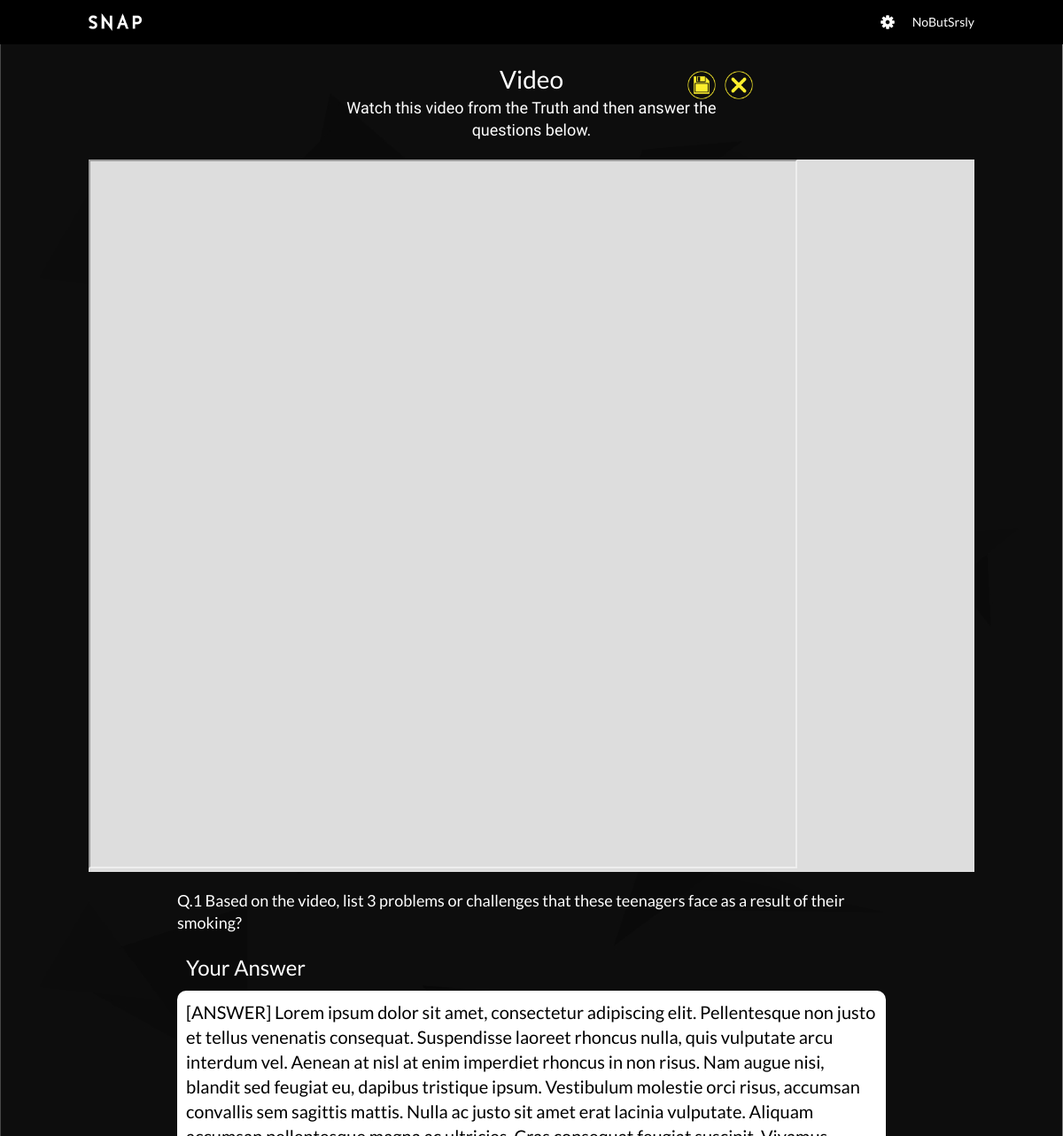
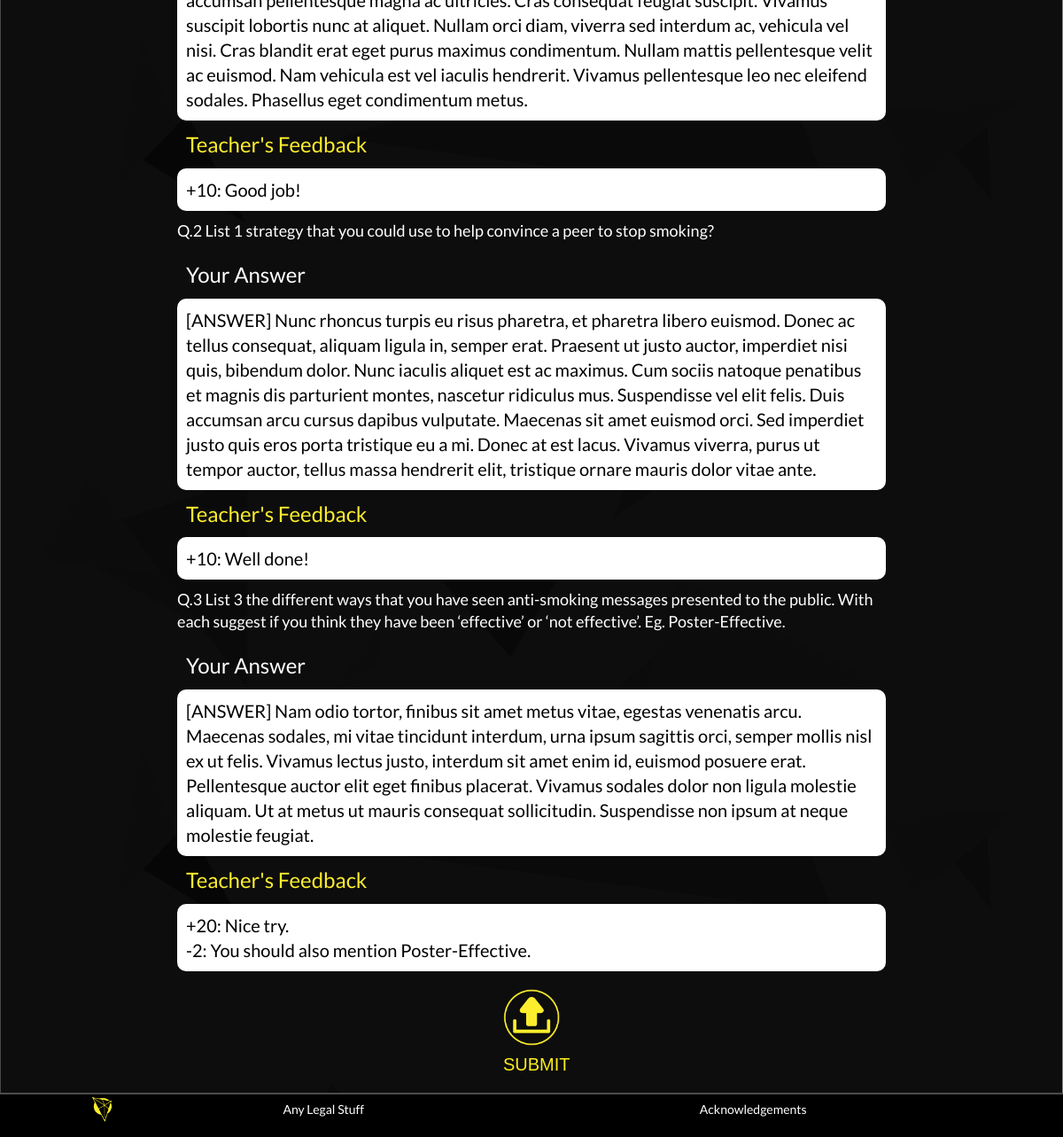
Screenshot of /student/video.php?quiz_id=3 (signed in) with the database file from the repository (2 pictures, top to bottom).
### tables this page shows
CREATE TABLE IF NOT EXISTS `Learning_Material` (
    QuizID MEDIUMINT,
    Content LONGTEXT,
    Excluded MEDIUMINT DEFAULT 0,
    CONSTRAINT Learning_Material_QuizID_PK PRIMARY KEY (QuizID),
    CONSTRAINT Learning_Material_QuizID_FK FOREIGN KEY (QuizID)
        REFERENCES Quiz (QuizID)
        ON DELETE CASCADE ON UPDATE CASCADE
);

CREATE TABLE IF NOT EXISTS `SAQ_Question_Record` (
    StudentID MEDIUMINT,
    SAQID MEDIUMINT,
    Answer TEXT,
    Feedback TEXT,
    Grading MEDIUMINT,
    CONSTRAINT SAQ_Question_Record_PK PRIMARY KEY (StudentID , SAQID),
    CONSTRAINT SAQ_Question_Record_StudentID_FK FOREIGN KEY (StudentID)
        REFERENCES Student (StudentID)
        ON DELETE CASCADE ON UPDATE CASCADE,
    CONSTRAINT SAQ_Question_Record_SAQID_FK FOREIGN KEY (SAQID)
        REFERENCES SAQ_Question (SAQID)
        ON DELETE CASCADE ON UPDATE CASCADE
);

CREATE TABLE IF NOT EXISTS `SAQ_Question` (
    SAQID MEDIUMINT AUTO_INCREMENT,
    Question TEXT,
    Points MEDIUMINT,
    QuizID MEDIUMINT,
    CONSTRAINT SAQ_Question_SAQID_PK PRIMARY KEY (SAQID),
    CONSTRAINT SAQ_Question_QuizID_FK FOREIGN KEY (QuizID)
        REFERENCES SAQ_Section (QuizID)
        ON DELETE CASCADE ON UPDATE CASCADE
);

### mysql-lib.php (called while the page is built, shortened)
<?php
function getWeekByQuiz(PDO $conn, $quizID)
{
    return getQuiz($conn, $quizID)->Week;
}
function getQuiz(PDO $conn, $quizID)
{
    return getRecord($conn, $quizID, "Quiz");
}
function getSAQQuestions(PDO $conn, $quizID)
{
    $saqQuesSql = "SELECT *
                    FROM SAQ_Section NATURAL JOIN SAQ_Question
                    WHERE QuizID = ?
                    ORDER BY SAQID";
    $saqQuesQuery = $conn->prepare($saqQuesSql);
    $saqQuesQuery->execute(array($quizID));
    $saqQuesResult = $saqQuesQuery->fetchAll(PDO::FETCH_OBJ);
    return $saqQuesResult;
}
function getLearningMaterial(PDO $conn, $quizID)
{
    return getRecord($conn, $quizID, "Learning_Material", array("Quiz", "Topic"));
}
function getQuizStatus(PDO $conn, $quizID, $studentID)
{
    $statusSql = "SELECT COUNT(*) FROM Quiz_Record
					  WHERE QuizID = ? AND StudentID = ?";
    $statusQuery = $conn->prepare($statusSql);
    $statusQuery->execute(array($quizID, $studentID));
    if ($statusQuery->fetchColumn() == 1) {
        $statusSql = "SELECT `Status` FROM Quiz_Record
						  WHERE QuizID = ? AND StudentID = ?";
        $statusQuery = $conn->prepare($statusSql);
        $statusQuery->execute(array($quizID, $studentID));
        $statusResult = $statusQuery->fetch(PDO::FETCH_OBJ);
        return $statusResult->Status;
    } else {
        return "UNANSWERED";
    }
}
function getSAQRecords(PDO $conn, $quizID, $studentID)
{
    $saqQuesRecordSql = "SELECT StudentID, SAQID, Answer, Feedback, Grading
                   FROM   SAQ_Question_Record NATURAL JOIN SAQ_Question
                   WHERE  QuizID = ? AND StudentID = ?
                   ORDER BY SAQID";
    $saqQuesRecordQuery = $conn->prepare($saqQuesRecordSql);
    $saqQuesRecordQuery->execute(array($quizID, $studentID));
    $saqQuesRecordResult = $saqQuesRecordQuery->fetchAll(PDO::FETCH_OBJ);
    return $saqQuesRecordResult;
}
function getTablePK(PDO $conn, $tableName)
{
    $tableSql = "SHOW KEYS FROM $tableName WHERE Key_name = 'PRIMARY'";
    $tableQuery = $conn->prepare($tableSql);
    $tableQuery->execute();
    $tableResult = $tableQuery->fetchAll(PDO::FETCH_OBJ);
    $tablePK = $tableResult[0]->Column_name;
    return $tablePK;
}
function getRecord(PDO $conn, $recordID, $tableName, array $joinTables = null)
{
    $tablePK = getTablePK($conn, $tableName);
    $tableSql = "SELECT COUNT(*)
				 FROM $tableName
				 WHERE $tablePK = ?";
    $tableQuery = $conn->prepare($tableSql);
    $tableQuery->execute(array($recordID));
    $tableSql = "SELECT * FROM $tableName";
    if ($joinTables != null) {
        foreach ($joinTables as $joinTable) {
            $tableSql .= " NATURAL JOIN " . $joinTable;
        }
    }
    $tableSql .= " WHERE $tablePK = ?";
    $tableQuery = $conn->prepare($tableSql);
    $tableQuery->execute(array($recordID));
    $tableResult = $tableQuery->fetch(PDO::FETCH_OBJ);
    return $tableResult;
}
?>

### student/video.php (the view, shortened to what this page needs)
<?php
    require_once("../mysql-lib.php");
    $pageName = "video";
    if($_SERVER["REQUEST_METHOD"] == "GET"){
        if(isset($_GET["quiz_id"])){
            $quizID = $_GET["quiz_id"];
        } else{
        }
    } else {
    }
    $conn = null;
    try {
        $conn = db_connect();
        $week = getWeekByQuiz($conn, $quizID);
        $status = getQuizStatus($conn, $quizID, $studentID);
        $mediaContent = getLearningMaterial($conn, $quizID);
        $mediaQuestions = getSAQQuestions($conn, $quizID);
        if ($status != "UNANSWERED") {
            $mediaRecords = getSAQRecords($conn, $quizID, $studentID);
        }
    } catch(Exception $e) {
        if($conn != null) {
            db_close($conn);
        }
        debug_err($pageName, $e);
        exit;
    }
?>
<!DOCTYPE html>
<html lang="en">
<head>
    <link rel="stylesheet" href="./css/common.css">
</head>
<body>
<div class="page-wrapper">
    <div class="header-wrapper">
        <div class="header">
            <a class="home-link">SNAP</a>
            <div class="settings">
                <div class="setting-icon dropdown">
                </div>
                <a href="#" class="setting-text">NoButSrsly</a>
            </div>
        </div>
    </div>
    <div class="content-wrapper">
        <div class="video-container">
            <div class="video-header">
                <h2 class="h2 video-title">Video</h2>
                <div class="p1 video-prompt">
                    Watch this video from the Truth and then answer the questions below.
                </div>
            </div>
            <div class="video-content">
                <?php echo htmlspecialchars_decode($mediaContent->Content) ?>
            </div>
        </div>
        <div class="question-container">
            <form class="question-form ">
<?php
            for($i = 0; $i < count($mediaQuestions); $i++) { ?>
                <label class="question-item">
                    <span class="question-title h5"><?php echo 'Q.'.($i+1).' '.$mediaQuestions[$i]->Question ?></span>
                        <span class="question-content">
<?php               switch ($status) {
                        case "UNANSWERED": ?>
<?php                       break;
                        case "GRADED": ?>
                            <div class="feedback-title">Your Answer</div>
                            <div class="feedback-content"><?php echo $mediaRecords[$i]->Answer ?></div>
                            <div class="feedback-title feedback-title-hilight">Teacher's Feedback</div>
                            <div class="feedback-content"><?php echo $mediaRecords[$i]->Feedback ?></div>
<?php                       break;
                    } ?>
                        </span>
                </label>
<?php       } ?>
<?php
            if($status=="UNGRADED" || $status=="GRADED") { ?>
                <button type="submit" class="question-submit" disabled="disabled">
                    <span class="question-submit-icon"></span>
                    SUBMIT
                </button>
<?php       } ?>
            </form>
        </div>
    </div>
    <ul class="task-operation">
        <li class="save-task">
            <a href="javascript:;" title="Save"></a>
        </li>
        <li class="cancel-task">
            <a href="#" title="Cancel Task"></a>
        </li>
    </ul>
    <div class="footer-wrapper">
        <div class="footer">
            <div class="footer-content">
                <a href="#" class="footer-logo"></a>
                <ul class="footer-nav">
                    <li class="footer-nav-item"><a href="#">Any Legal Stuff</a></li>
                    <li class="footer-nav-item"><a href="#">Acknowledgements</a></li>
                </ul>
            </div>
        </div>
    </div>
</div>
</body>
</html>

### student/css/common.css (style rules this page uses)
html { box-sizing: border-box; }
*, *::before, *::after { box-sizing: inherit; margin: 0; padding: 0; }
body { -webkit-font-smoothing: antialiased; -moz-osx-font-smoothing: grayscale; font-family: 'Lato', sans-serif; font-size: 14px; line-height: 1.4; color: #fff; overflow-x: hidden; background-size: 100% 100%; background-image: url("../img/main_background.jpg"); }
ul, ol { list-style: none; margin: 0; padding: 0; }
a { color: #fff; text-decoration: none; }
h2 { font-weight: normal; }
html, body { height: 100%; }
.page-wrapper { height: 100%; padding-top: 50px; }
.header-wrapper { position: fixed; top: 0; left: 0; right: 0; height: 50px; z-index: 1024; background-color: #000; }
.content-wrapper { min-height: calc(100% - 50px); }
.footer-wrapper { height: 50px; }
.h1, .h2, .h3, .h4, .h5 { font-family: Lato, serif; }
.h2 { font-size: 28px; }
.h5 { font-size: 18px; }
.p1, .p2, .p3 { font-family: Maitree, serif; }
.p1 { font-size: 18px; }
.header { font-family: 'Lato', sans-serif; height: 50px; max-width: 1000px; margin: 0 auto; }
.home-link { float: left; text-indent: -9999em; width: 60px; height: 20px; background-size: 100% 100%; margin-top: 15px; background-image: url("../img/snap_single_wordform_white.png"); }
.settings { float: right; }
.setting-icon { float: left; margin-top: 17px; margin-right: 20px; width: 16px; height: 16px; display: inline-block; cursor: pointer; background-size: 100% 100%; background-image: url("../img/settings_icon.png"); }
.setting-text { float: left; height: 50px; line-height: 50px; }
.footer { border-top: 2px solid #4c4c4c; background-color: #000; font-family: 'Lato', sans-serif; height: 50px; }
.footer-content { max-width: 1000px; margin: 0 auto; overflow: hidden; }
.footer-logo { float: left; width: 30px; height: 30px; background-size: 100% 100%; background-image: url("../img/footer-logo.png"); margin: 2px 0; }
.footer-nav { display: -webkit-box; display: -webkit-flex; display: -moz-flex; display: -ms-flexbox; display: flex; -ms-flex-pack: distribute; -webkit-justify-content: space-around; -moz-justify-content: space-around; justify-content: space-around; }
.footer-nav-item { display: inline-block; }
.footer-nav-item a { display: inline-block; line-height: 1; margin-top: 10px; }
.dropdown { position: relative; }
.question-form { width: 100%; }
.question-item { display: block; margin-bottom: 10px; }
.question-title { margin-bottom: 10px; display: block; }
.question-content { display: block; width: 100%; overflow: hidden; position: relative; }
.question-submit { display: block; width: 64px; text-align: center; margin: 20px auto; color: #fcec1b; background-color: transparent; cursor: pointer; font-size: 20px; border: 0; }
.question-submit-icon { display: block; width: 64px; height: 64px; background-size: 100% 100%; background-image: url("../img/submit_icon.png"); margin-bottom: 10px; }
.question-submit:disabled { cursor: not-allowed; }
.feedback-title { font-size: 24px; margin: 10px; }
.feedback-title-hilight { color: #fcee2d; }
.feedback-content { border-radius: 10px; padding: 10px; font-size: 20px; background-color: #fff; color: #000; }
.task-operation { position: fixed; top: 80px; z-index: 1024; }
.task-operation li { float: left; width: 32px; height: 32px; margin-left: 10px; }
.task-operation a { display: block; width: 32px; height: 32px; margin: 0 auto 10px; background-size: 100% 100%; background-image: url("../img/cancel_icon.png"); cursor: pointer; }
.task-operation .save-task a { background-image: url("../img/save_file_icon.png"); }

### student/video.php (style rules this page uses)
.video-container { max-width: 1000px; margin: 0 auto 20px; }
.video-header { margin: 20px auto; text-align: center; }
.video-prompt { width: 500px; margin: 0 auto; }
.video-content { width: 100%; background-color: #ddd; }
.video-content iframe { width: 800px; height: 800px; }
.question-container { max-width: 800px; margin: 0 auto; }
.task-operation { right: 350px; }

### rows the page displays
saq_question_record: SAQID.Question "Based on the video, list 3 problems or challenges that these teenagers face as a result of their smoking?", Answer "[ANSWER] Lorem ipsum dolor sit amet, consectetur adipiscing elit. Pellentesque non justo et tellus venenatis consequat. Suspendisse laoreet rhoncus nulla, quis vulputate arcu interdum vel. Aenean at nisl at enim imperdiet rhoncus in non risus. Nam augue nisi, blandit sed feugiat eu, dapibus tristique ipsum. Vestibulum molestie orci risus, accumsan convallis sem sagittis mattis. Nulla ac justo sit amet erat lacinia vulputate. Aliquam accumsan pellentesque magna ac ultricies. Cras consequat feugiat suscipit. Vivamus suscipit lobortis nunc at aliquet. Nullam orci diam, viverra sed interdum ac, vehicula vel nisi. Cras blandit erat eget purus maximus condimentum. Nullam mattis pellentesque velit…", Feedback "+10: Good job!"
saq_question_record: SAQID.Question "List 1 strategy that you could use to help convince a peer to stop smoking?", Answer "[ANSWER] Nunc rhoncus turpis eu risus pharetra, et pharetra libero euismod. Donec ac tellus consequat, aliquam ligula in, semper erat. Praesent ut justo auctor, imperdiet nisi quis, bibendum dolor. Nunc iaculis aliquet est ac maximus. Cum sociis natoque penatibus et magnis dis parturient montes, nascetur ridiculus mus. Suspendisse vel elit felis. Duis accumsan arcu cursus dapibus vulputate. Maecenas sit amet euismod orci. Sed imperdiet justo quis eros porta tristique eu a mi. Donec at est lacus. Vivamus viverra, purus ut tempor auctor, tellus massa hendrerit elit, tristique ornare mauris dolor vitae ante.", Feedback "+10: Well done!"
saq_question_record: SAQID.Question "List 3 the different ways that you have seen anti-smoking messages presented to the public. With each suggest if you think they have been ‘effective’ or ‘not effective’. Eg. Poster-Effective.", Answer "[ANSWER] Nam odio tortor, finibus sit amet metus vitae, egestas venenatis arcu. Maecenas sodales, mi vitae tincidunt interdum, urna ipsum sagittis orci, semper mollis nisl ex ut felis. Vivamus lectus justo, interdum sit amet enim id, euismod posuere erat. Pellentesque auctor elit eget finibus placerat. Vivamus sodales dolor non ligula molestie aliquam. Ut at metus ut mauris consequat sollicitudin. Suspendisse non ipsum at neque molestie feugiat.", Feedback "+20: Nice try. -2: You should also mention Poster-Effective."
